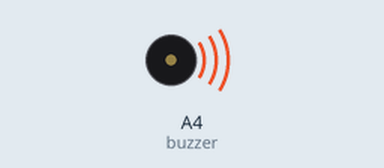
Simulated run of this sketch. Board: Arduino Uno, built with avr-gcc and run on an emulated ATmega328P. On the bench: buzzer (waves = sounding).

Above: at 0.1 s.
At 85.0 s:
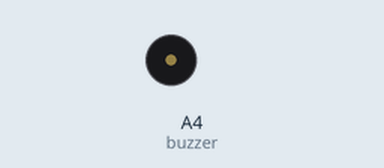
Timing chart, 0 to 86.5 s (numbered marks = the images above):
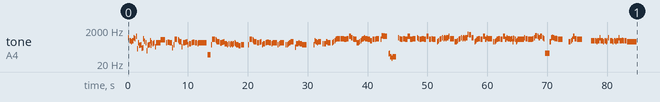

The sketch:

_____.ino
```cpp
// 呪術廻戦 2nd Season op 青のすみか (anime version)

#include <avr/pgmspace.h>

#define NOTE_B0  31
#define NOTE_C1  33
#define NOTE_CS1 35
#define NOTE_D1  37
#define NOTE_DS1 39
#define NOTE_E1  41
#define NOTE_F1  44
#define NOTE_FS1 46
#define NOTE_G1  49
#define NOTE_GS1 52
#define NOTE_A1  55
#define NOTE_AS1 58
#define NOTE_B1  62
#define NOTE_C2  65
#define NOTE_CS2 69
#define NOTE_D2  73
#define NOTE_DS2 78
#define NOTE_E2  82
#define NOTE_F2  87
#define NOTE_FS2 93
#define NOTE_G2  98
#define NOTE_GS2 104
#define NOTE_A2  110
#define NOTE_AS2 117
#define NOTE_B2  123
#define NOTE_C3  131
#define NOTE_CS3 139
#define NOTE_D3  147
#define NOTE_DS3 156
#define NOTE_E3  165
#define NOTE_F3  175
#define NOTE_FS3 185
#define NOTE_G3  196
#define NOTE_GS3 208
#define NOTE_A3  220
#define NOTE_AS3 233
#define NOTE_B3  247
#define NOTE_C4  262
#define NOTE_CS4 277
#define NOTE_D4  294
#define NOTE_DS4 311
#define NOTE_E4  330
#define NOTE_F4  349
#define NOTE_FS4 370
#define NOTE_G4  392
#define NOTE_GS4 415
#define NOTE_A4  440
#define NOTE_AS4 466
#define NOTE_B4  494
#define NOTE_C5  523
#define NOTE_CS5 554
#define NOTE_D5  587
#define NOTE_DS5 622
#define NOTE_E5  659
#define NOTE_F5  698
#define NOTE_FS5 740
#define NOTE_G5  784
#define NOTE_GS5 831
#define NOTE_A5  880
#define NOTE_AS5 932
#define NOTE_B5  988
#define NOTE_C6  1047
#define NOTE_CS6 1109
#define NOTE_D6  1175
#define NOTE_DS6 1245
#define NOTE_E6  1319
#define NOTE_F6  1397
#define NOTE_FS6 1480
#define NOTE_G6  1568
#define NOTE_GS6 1661
#define NOTE_A6  1760
#define NOTE_AS6 1865
#define NOTE_B6  1976
#define NOTE_C7  2093
#define NOTE_CS7 2217
#define NOTE_D7  2349
#define NOTE_DS7 2489
#define NOTE_E7  2637
#define NOTE_F7  2794
#define NOTE_FS7 2960
#define NOTE_G7  3136
#define NOTE_GS7 3322
#define NOTE_A7  3520
#define NOTE_AS7 3729
#define NOTE_B7  3951
#define NOTE_C8  4186
#define NOTE_CS8 4435
#define NOTE_D8  4699
#define NOTE_DS8 4978
#define NOTE_E8  5274
#define NOTE_F8  5588
#define NOTE_FS8 5920
#define NOTE_G8  6272
#define NOTE_GS8 6645
#define NOTE_A8  7074
#define NOTE_AS8 7459
#define NOTE_B8  7902
#define REST 0

int tempo = 74;
int buzzer = A4;

const int melody[] PROGMEM = {
  NOTE_F5,12,NOTE_AS4,12,NOTE_GS4,16,NOTE_AS4,16,NOTE_F5,16,NOTE_DS5,16,NOTE_GS5,16,
  NOTE_DS3,16,NOTE_F4,32,NOTE_C4,12,NOTE_CS4,16,NOTE_E3,32,NOTE_F3,32,
  NOTE_DS5,16,NOTE_A4,16,NOTE_F4,16,NOTE_AS2,16,NOTE_C4,32,NOTE_CS4,12,NOTE_AS4,32,NOTE_C4,32,NOTE_F4,16,NOTE_DS4,16,NOTE_F4,16,NOTE_GS3,16,
  NOTE_F4,12,NOTE_F4,12,NOTE_F4,16,NOTE_C5,12,NOTE_C5,12,NOTE_C5,16,REST,16,NOTE_F4,16,NOTE_FS4,8,NOTE_F4,8,NOTE_FS3,16,NOTE_CS4,16,NOTE_CS5,7,
  REST,32,NOTE_C5,32,NOTE_AS4,32,NOTE_GS4,8,NOTE_GS3,16,NOTE_F4,16,NOTE_F4,16,NOTE_FS4,16,NOTE_GS4,16,NOTE_CS4,16,
  NOTE_DS4,8,NOTE_F4,16,NOTE_FS4,8,NOTE_F4,8,NOTE_DS4,32,NOTE_F4,2,
  NOTE_CS2,6,NOTE_CS4,16,NOTE_CS5,6,NOTE_C5,32,NOTE_AS4,32,NOTE_GS4,6,NOTE_F4,32,NOTE_E4,32,NOTE_F4,16,NOTE_G4,16,NOTE_GS4,16,NOTE_DS4,8,
  NOTE_CS4,16,NOTE_DS4,12,NOTE_CS4,32,NOTE_DS4,12,NOTE_CS4,32,NOTE_DS4,12,NOTE_F4,32,NOTE_DS4,16,NOTE_CS4,8,NOTE_AS3,8,NOTE_CS4,6,
  REST,6,REST,32,NOTE_CS4,16,NOTE_CS5,6,NOTE_C5,32,NOTE_AS4,32,NOTE_GS4,6,NOTE_F4,16,NOTE_F4,16,NOTE_FS4,16,NOTE_GS4,16,NOTE_CS4,16,NOTE_DS4,8,NOTE_F4,16,NOTE_FS4,8,NOTE_F4,8,NOTE_DS4,16,NOTE_F4,4,
  NOTE_CS4,16,NOTE_DS4,16,NOTE_F4,16,NOTE_F4,6,REST,16,NOTE_CS4,16,NOTE_CS4,16,NOTE_DS4,16,NOTE_F4,16,NOTE_GS4,6,REST,16,
  NOTE_G3,16,NOTE_DS4,8,NOTE_F4,16,NOTE_DS4,8,NOTE_CS4,16,NOTE_CS4,6,REST,4,REST,16,REST,32,
  NOTE_CS4,16,NOTE_AS4,16,NOTE_GS4,16,NOTE_F4,16,NOTE_GS4,6,REST,16,NOTE_DS4,16,NOTE_DS4,16,NOTE_DS4,16,NOTE_GS4,16,NOTE_F4,6,REST,16,
  NOTE_F4,16,NOTE_GS4,16,NOTE_AS4,16,NOTE_CS5,16,NOTE_DS5,8,NOTE_DS5,16,NOTE_DS5,16,NOTE_DS5,32,NOTE_DS5,32,NOTE_DS5,16,NOTE_CS5,16,NOTE_CS5,16,
  NOTE_DS5,8,NOTE_GS5,8,NOTE_F5,12,NOTE_DS5,32,NOTE_CS5,6,NOTE_F4,8,NOTE_GS4,16,NOTE_AS4,16,NOTE_CS5,16,NOTE_DS5,16,NOTE_F5,16,NOTE_DS5,8,NOTE_CS5,8,NOTE_AS4,8,NOTE_CS5,8,NOTE_CS5,16,NOTE_DS5,6,REST,16,
  NOTE_CS5,16,NOTE_AS5,16,NOTE_A5,32,NOTE_AS5,32,NOTE_A5,6,REST,16,NOTE_DS2,32,NOTE_F2,32,NOTE_GS1,64,NOTE_A1,14,NOTE_F1,32,REST,32,NOTE_A1,32,NOTE_A1,32,REST,32,NOTE_A1,32,NOTE_A1,32,REST,8,
  NOTE_F5,16,NOTE_DS5,16,NOTE_CS5,32,NOTE_CS5,12,NOTE_DS5,8,NOTE_CS5,8,NOTE_GS5,8,NOTE_CS5,8,NOTE_DS5,6,REST,16,
  NOTE_F5,16,NOTE_DS5,16,NOTE_CS5,32,NOTE_CS5,12,NOTE_DS5,8,NOTE_CS5,8,NOTE_GS5,8,NOTE_CS5,8,NOTE_DS5,16,NOTE_CS5,6,REST,16,
  NOTE_GS4,16,NOTE_AS4,16,NOTE_CS5,16,NOTE_DS5,16,NOTE_F5,12,NOTE_DS5,32,NOTE_F5,12,NOTE_DS5,32,NOTE_F5,8,NOTE_GS5,16,NOTE_DS5,4,
  NOTE_GS4,16,NOTE_GS4,16,NOTE_AS4,16,NOTE_CS5,16,NOTE_DS5,16,NOTE_F5,12,NOTE_DS5,32,NOTE_F5,12,NOTE_DS5,32,NOTE_F5,8,NOTE_CS6,16,NOTE_C6,8,NOTE_F5,8,REST,32,
  NOTE_GS4,16,NOTE_AS4,16,NOTE_CS5,16,NOTE_DS5,8,NOTE_CS5,16,NOTE_CS5,16,NOTE_GS5,8,NOTE_CS5,16,NOTE_F5,16,NOTE_DS5,4,REST,32,
  NOTE_GS4,16,NOTE_GS4,16,NOTE_AS4,16,NOTE_CS5,16,NOTE_DS5,8,NOTE_CS5,16,NOTE_CS5,16,NOTE_GS5,8,NOTE_CS5,16,NOTE_F5,16,NOTE_DS5,8,NOTE_CS5,16,NOTE_DS5,16,NOTE_GS4,32,NOTE_E5,32,NOTE_DS5,16,NOTE_CS5,16,
  NOTE_GS4,32,NOTE_AS4,32,NOTE_CS5,12,NOTE_CS5,32,NOTE_CS5,12,NOTE_CS5,32,NOTE_CS5,8,NOTE_F5,16,NOTE_DS5,8,NOTE_CS5,8,NOTE_CS5,16,NOTE_CS5,16,NOTE_DS5,16,NOTE_F5,16,NOTE_AS5,8,NOTE_GS5,16,NOTE_F5,16,NOTE_GS5,8,NOTE_F5,16,NOTE_DS5,16,NOTE_F2,8,NOTE_F2,16,NOTE_F2,16,
  NOTE_GS4,32,NOTE_GS4,32,NOTE_F5,16,NOTE_FS5,16,NOTE_F5,16,NOTE_DS5,16,NOTE_E5,64,NOTE_DS5,10,NOTE_CS5,4,REST,8,REST,6,
  NOTE_GS4,16,NOTE_GS4,16,NOTE_AS4,16,NOTE_CS5,16,NOTE_GS5,16,NOTE_DS5,8,NOTE_CS5,32,NOTE_CS5,4,REST,8,
  REST,3,NOTE_AS4,8,NOTE_AS4,16,NOTE_AS4,12,NOTE_GS4,32,NOTE_AS4,8,NOTE_F5,16,NOTE_AS4,8,NOTE_GS4,16,NOTE_AS4,12,NOTE_GS4,32,NOTE_AS4,16,NOTE_F5,16,REST,16,NOTE_AS4,8,NOTE_GS4,16,NOTE_AS4,12,NOTE_GS4,32,NOTE_AS4,8,NOTE_F5,16,NOTE_AS4,8,NOTE_B4,64,NOTE_AS4,10,NOTE_AS4,16,NOTE_AS4,16,NOTE_GS4,16,NOTE_GS4,2,


};

int notes = sizeof(melody) / sizeof(melody[0]) / 2;
int wholenote = (60000 * 4) / tempo;

void playMelody(const int melody[], int notes, int wholenote) {
  for (int thisNote = 0; thisNote < notes * 2; thisNote += 2) {

    int pitch = pgm_read_word(&melody[thisNote]);
    int divider = pgm_read_word(&melody[thisNote + 1]);

    int noteDuration;

    if (divider > 0) {
      // 正常音符
      noteDuration = wholenote / divider;
    } else {
      // 負音符（1.5倍）
      noteDuration = wholenote / abs(divider);
      noteDuration = noteDuration * 1.5;
    }

    tone(buzzer, pitch, noteDuration * 0.9);
    delay(noteDuration);
    noTone(buzzer);
  }
}

void setup() {
  playMelody(melody, notes, wholenote);
}

void loop() {
}
```
